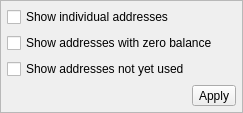
<?xml version="1.0" encoding="UTF-8"?>
<ui version="4.0">
 <class>WdgOptions1</class>
 <widget class="QWidget" name="WdgOptions1">
  <property name="geometry">
   <rect>
    <x>0</x>
    <y>0</y>
    <width>243</width>
    <height>76</height>
   </rect>
  </property>
  <property name="sizePolicy">
   <sizepolicy hsizetype="Preferred" vsizetype="Preferred">
    <horstretch>0</horstretch>
    <verstretch>0</verstretch>
   </sizepolicy>
  </property>
  <property name="windowTitle">
   <string>Form</string>
  </property>
  <property name="styleSheet">
   <string notr="true"/>
  </property>
  <layout class="QHBoxLayout" name="horizontalLayout_2">
   <property name="spacing">
    <number>0</number>
   </property>
   <property name="leftMargin">
    <number>0</number>
   </property>
   <property name="topMargin">
    <number>0</number>
   </property>
   <property name="rightMargin">
    <number>0</number>
   </property>
   <property name="bottomMargin">
    <number>0</number>
   </property>
   <item>
    <widget class="QFrame" name="frame">
     <property name="frameShape">
      <enum>QFrame::StyledPanel</enum>
     </property>
     <property name="frameShadow">
      <enum>QFrame::Raised</enum>
     </property>
     <layout class="QVBoxLayout" name="verticalLayout">
      <property name="spacing">
       <number>6</number>
      </property>
      <property name="leftMargin">
       <number>6</number>
      </property>
      <property name="topMargin">
       <number>6</number>
      </property>
      <property name="rightMargin">
       <number>6</number>
      </property>
      <property name="bottomMargin">
       <number>6</number>
      </property>
      <item>
       <widget class="QCheckBox" name="chbShowAddresses">
        <property name="text">
         <string>Show individual addresses</string>
        </property>
       </widget>
      </item>
      <item>
       <widget class="QCheckBox" name="chbShowZeroBalanceAddresses">
        <property name="text">
         <string>Show addresses with zero balance</string>
        </property>
       </widget>
      </item>
      <item>
       <widget class="QCheckBox" name="chbShowNotUsedAddresses">
        <property name="text">
         <string>Show addresses not yet used</string>
        </property>
       </widget>
      </item>
      <item>
       <layout class="QHBoxLayout" name="horizontalLayout">
        <property name="spacing">
         <number>0</number>
        </property>
        <item>
         <spacer name="horizontalSpacer">
          <property name="orientation">
           <enum>Qt::Horizontal</enum>
          </property>
          <property name="sizeHint" stdset="0">
           <size>
            <width>40</width>
            <height>20</height>
           </size>
          </property>
         </spacer>
        </item>
        <item>
         <widget class="QToolButton" name="btnApply">
          <property name="text">
           <string>Apply</string>
          </property>
         </widget>
        </item>
       </layout>
      </item>
     </layout>
    </widget>
   </item>
  </layout>
 </widget>
 <resources/>
 <connections/>
</ui>
